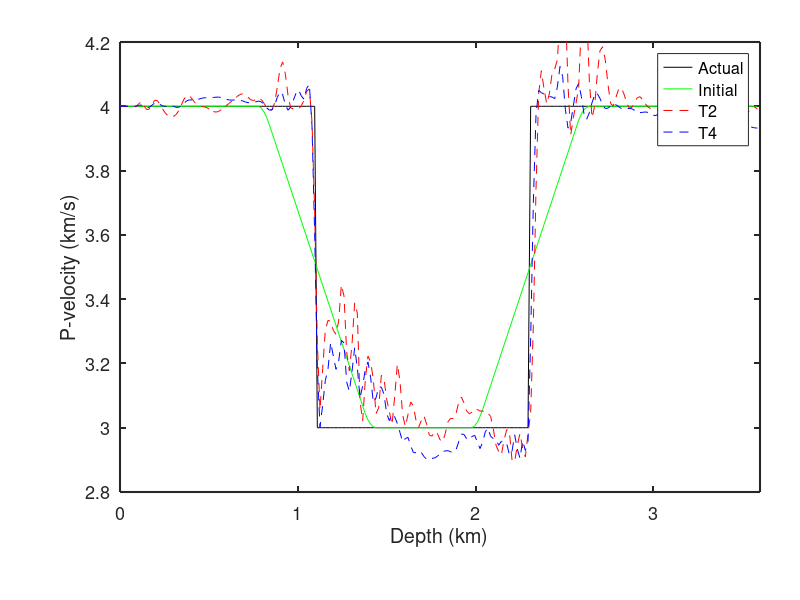
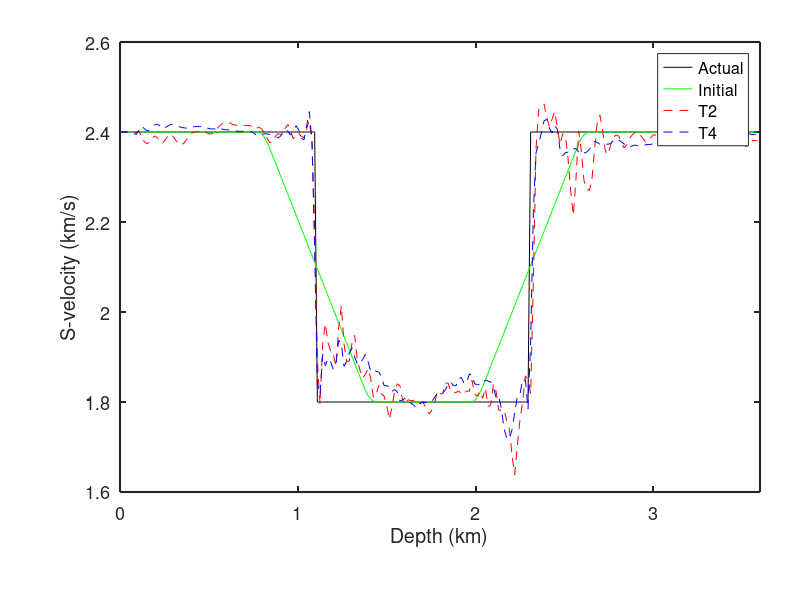
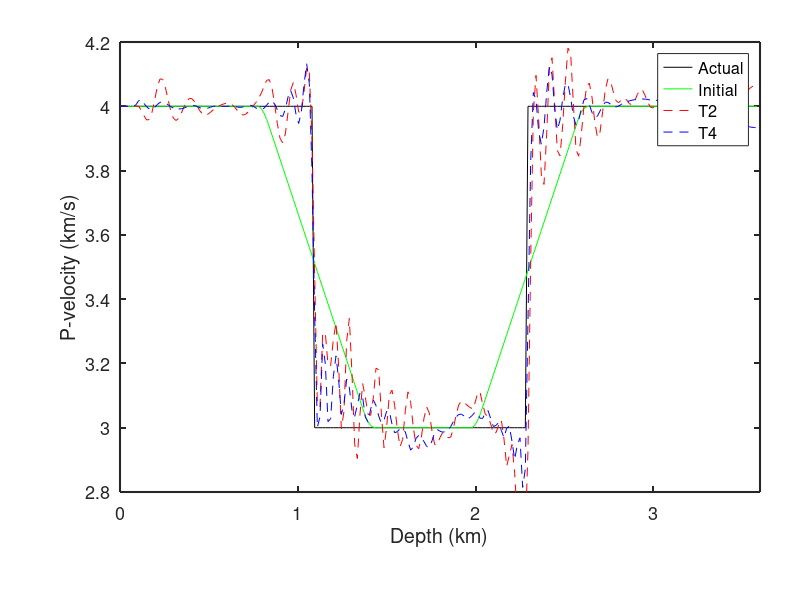
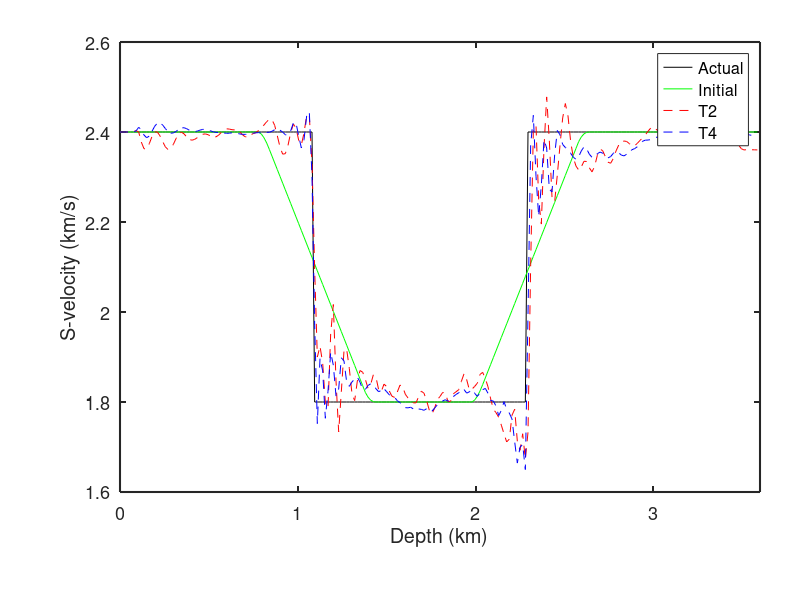

These charts were generated, in order, by the following MATLAB code:
clear;
clear all;
clc;
nz=240;
nx=1000;
nt=2310;
dx=15;dz=15;dt=0.0018;
xx=0:dx:dx*(nx-1);
zz=0:dz:dz*(nz-1);
xx=xx/1000;
zz=zz/1000;
tt=0:dt:dt*(nt-1);

%% actual model
fid=fopen('acc_vp.dat','rb');
fid2=fopen('acc_vs.dat','rb');                                                                                                                   
p1=fread(fid,[nz,nx],'float');
p2=fread(fid2,[nz,nx],'float');
fclose(fid);fclose(fid2);
p1=p1/1000;
p2=p2/1000;

% maxp1=max(max(abs(p1)));
% maxp2=max(max(abs(p2)));
% p1=p1/maxp1;
% p2=p2/maxp1;

p_acc=p1(:,350);
s_acc=p2(:,350);

p_acc=p1(:,250);;
s_acc=p2(:,250);;


fid=fopen('ini_vp.dat','rb');
fid2=fopen('ini_vs.dat','rb');                                                                                                                   
p1=fread(fid,[nz,nx],'float');
p2=fread(fid2,[nz,nx],'float');
fclose(fid);fclose(fid2);
p1=p1/1000;
p2=p2/1000;

p_ini=p1(:,350);
s_ini=p2(:,350);

p_ini=p1(:,250);;
s_ini=p2(:,250);;
%% inversion
fid=fopen('5ifreq_vp.dat','rb');
fid2=fopen('5ifreq_vs.dat','rb');                                                                                                                   
p1=fread(fid,[nz,nx],'float');
p2=fread(fid2,[nz,nx],'float');
fclose(fid);fclose(fid2);

% maxp1=max(max(abs(p1)));
% maxp2=max(max(abs(p2)));
p1=p1/1000;
p2=p2/1000;


p=p1(:,250);
s=p2(:,250);

fid=fopen('5ifreq_vpn.dat','rb');
fid2=fopen('5ifreq_vsn.dat','rb');                                                                                                                   
p1=fread(fid,[nz,nx],'float');
p2=fread(fid2,[nz,nx],'float');
fclose(fid);fclose(fid2);
p1=p1/1000;
p2=p2/1000;
% maxp1=max(max(abs(p1)));
% maxp2=max(max(abs(p2)));
% p1=p1/maxp1;
% p2=p2/maxp1;

p_cov=p1(:,250);;
s_cov=p2(:,250);;

%%

figure(1)
h1=axes('position',[0.15 0.15 0.85 .85]);
set(gcf,'Position',[100 300 560 320]);
set(gca,'Position',[.15 .18 .80 .75]);
axis(h1);
h3=plot(zz,p_acc,'-k',zz,p_ini,'-g',zz,p,'--r',zz,p_cov,'--b');
xlabel('Depth (km)','fontsize',13);
ylabel('P-velocity (km/s)','fontsize',13);
set(gca,'fontsize',13);
axis([0 3.6 2.800 4.200])
legend('Actual','Initial','T2','T4');

% h2=axes('position',[0.21 0.55 0.34 0.36]);
% axis(h2);
% 
%         figure_FontSize=13;  
%         set(get(gca,'XLabel'),'FontSize',figure_FontSize,'Vertical','middle'); 
%         set(get(gca,'YLabel'),'FontSize',figure_FontSize,'Vertical','middle'); 
%         set(findobj('FontSize',10),'FontSize',figure_FontSize);  
%         set(findobj(get(gca,'Children'),'LineWidth',1),'LineWidth',1); 
%         set(gcf, 'PaperPositionMode', 'manual');
% h4=plot(zz,p_acc,'-k',zz,p_ini,'-g',zz,p,'--r',zz,p_cov,'--b');
% axis([0.2 0.55 1.9 2.300]);
% hold on 
% h=[h3;h4];

set(h1,'LineWidth',1.5); 


figure(2)
h1=axes('position',[0.15 0.15 0.85 .85]);
set(gcf,'Position',[100 300 560 320]);
set(gca,'Position',[.15 .18 .80 .75]);
axis(h1);
h3=plot(zz,s_acc,'-k',zz,s_ini,'-g',zz,s,'--r',zz,s_cov,'--b');
xlabel('Depth (km)','fontsize',13);
ylabel('S-velocity (km/s)','fontsize',13);
set(gca,'fontsize',13);
axis([0 3.6 1.600 2.60])

% h2=axes('position',[0.21 0.55 0.34 0.36]);
% axis(h2);
% 
%         figure_FontSize=13;  
%         set(get(gca,'XLabel'),'FontSize',figure_FontSize,'Vertical','middle'); 
%         set(get(gca,'YLabel'),'FontSize',figure_FontSize,'Vertical','middle'); 
%         set(findobj('FontSize',10),'FontSize',figure_FontSize);  
%         set(findobj(get(gca,'Children'),'LineWidth',1),'LineWidth',1); 
%         set(gcf, 'PaperPositionMode', 'manual');
% h4=plot(zz,s_acc,'-k',zz,s_ini,'-g',zz,s,'--r',zz,s_cov,'--b');
% axis([0.5 0.88 1.25 1.7500]);
% hold on 
% h=[h3;h4];

set(h1,'LineWidth',1.5); 
legend('Actual','Initial','T2','T4');

%% actual model
fid=fopen('acc_vp.dat','rb');
fid2=fopen('acc_vs.dat','rb');                                                                                                                   
p1=fread(fid,[nz,nx],'float');
p2=fread(fid2,[nz,nx],'float');
fclose(fid);fclose(fid2);
p1=p1/1000;
p2=p2/1000;

% maxp1=max(max(abs(p1)));
% maxp2=max(max(abs(p2)));
% p1=p1/maxp1;
% p2=p2/maxp1;

p_acc=p1(:,350);
s_acc=p2(:,350);



fid=fopen('ini_vp.dat','rb');
fid2=fopen('ini_vs.dat','rb');                                                                                                                   
p1=fread(fid,[nz,nx],'float');
p2=fread(fid2,[nz,nx],'float');
fclose(fid);fclose(fid2);
p1=p1/1000;
p2=p2/1000;

p_ini=p1(:,350);
s_ini=p2(:,350);


%% inversion
fid=fopen('4ifreq_vp.dat','rb');
fid2=fopen('4ifreq_vs.dat','rb');                                                                                                                   
p1=fread(fid,[nz,nx],'float');
p2=fread(fid2,[nz,nx],'float');
fclose(fid);fclose(fid2);

% maxp1=max(max(abs(p1)));
% maxp2=max(max(abs(p2)));
p1=p1/1000;
p2=p2/1000;


p=p1(:,350);
s=p2(:,350);


fid=fopen('4ifreq_vpn.dat','rb');
fid2=fopen('4ifreq_vsn.dat','rb');                                                                                                                   
p1=fread(fid,[nz,nx],'float');
p2=fread(fid2,[nz,nx],'float');
fclose(fid);fclose(fid2);
p1=p1/1000;
p2=p2/1000;
% maxp1=max(max(abs(p1)));
% maxp2=max(max(abs(p2)));
% p1=p1/maxp1;
% p2=p2/maxp1;


p_cov=p1(:,350);
s_cov=p2(:,350);



%%

figure(3)
h1=axes('position',[0.15 0.15 0.85 .85]);
set(gcf,'Position',[100 300 560 320]);
set(gca,'Position',[.15 .18 .80 .75]);
axis(h1);
h3=plot(zz,p_acc,'-k',zz,p_ini,'-g',zz,p,'--r',zz,p_cov,'--b');
xlabel('Depth (km)','fontsize',13);
ylabel('P-velocity (km/s)','fontsize',13);
set(gca,'fontsize',13);
axis([0 3.6 2.800 4.2])

% h2=axes('position',[0.21 0.55 0.29 0.36]);
% axis(h2);
% 
%         figure_FontSize=13;  
%         set(get(gca,'XLabel'),'FontSize',figure_FontSize,'Vertical','middle'); 
%         set(get(gca,'YLabel'),'FontSize',figure_FontSize,'Vertical','middle'); 
%         set(findobj('FontSize',10),'FontSize',figure_FontSize);  
%         set(findobj(get(gca,'Children'),'LineWidth',1),'LineWidth',1); 
%         set(gcf, 'PaperPositionMode', 'manual');
% h4=plot(zz,p_acc,'-k',zz,p_ini,'-g',zz,p,'--r',zz,p_cov,'--b');
% axis([0.2 0.45 1.9 2.800]);
% hold on 
% h=[h3;h4];

set(h1,'LineWidth',1.5); 
legend('Actual','Initial','T2','T4');

figure(4)
h1=axes('position',[0.15 0.15 0.85 .85]);
set(gcf,'Position',[100 300 560 320]);
set(gca,'Position',[.15 .18 .80 .75]);
axis(h1);
h3=plot(zz,s_acc,'-k',zz,s_ini,'-g',zz,s,'--r',zz,s_cov,'--b');
xlabel('Depth (km)','fontsize',13);
ylabel('S-velocity (km/s)','fontsize',13);
set(gca,'fontsize',13);
axis([0 3.6 1.600 2.60])

% h2=axes('position',[0.21 0.55 0.29 0.36]);
% axis(h2);
% 
%         figure_FontSize=13;  
%         set(get(gca,'XLabel'),'FontSize',figure_FontSize,'Vertical','middle'); 
%         set(get(gca,'YLabel'),'FontSize',figure_FontSize,'Vertical','middle'); 
%         set(findobj('FontSize',10),'FontSize',figure_FontSize);  
%         set(findobj(get(gca,'Children'),'LineWidth',1),'LineWidth',1); 
%         set(gcf, 'PaperPositionMode', 'manual');
% h4=plot(zz,s_acc,'-k',zz,s_ini,'-g',zz,s,'--r',zz,s_cov,'--b');
% axis([0.5 0.82 1.4 1.7500]);
% hold on 
% h=[h3;h4];
legend('Actual','Initial','T2','T4');
set(h1,'LineWidth',1.5); 